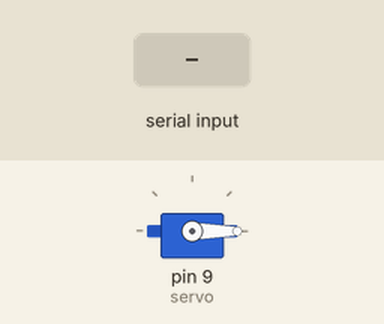
Bench run of a sketch on a simulated Arduino Uno, built with avr-gcc and run on an emulated ATmega328P. Shown: servo. The inputs (shaded band) are chosen by the test bench. What the sketch prints to the serial monitor is not drawn.

Above: at 7.2 s.
7.3 s: "90,45\n" received over Serial
At 10.12 s:
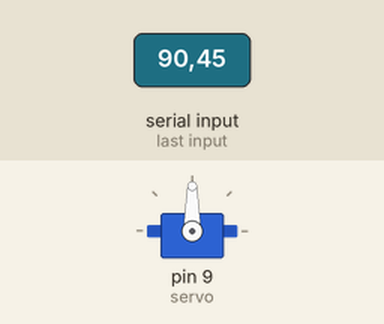
10.3 s: "200\n" received over Serial
At 10.82 s:
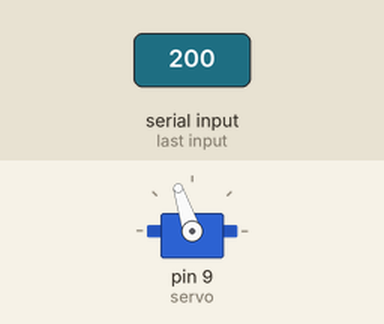
13.3 s: "30,150\n" received over Serial
At 18.3 s:
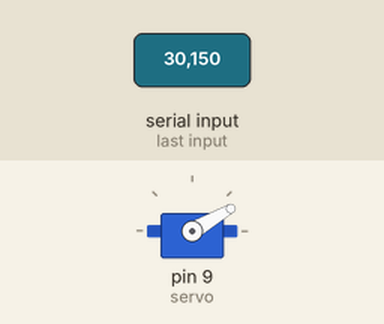
Timing chart, 0 to 19.8 s (numbered marks = the images above; inputs shaded):
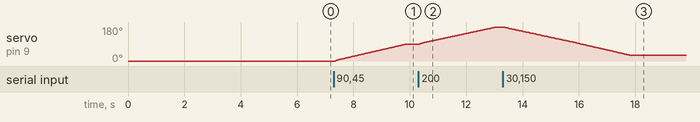

Measured:
- after the input at 7.3 s, servo on pin 9 (servo): moves from 0° to 90° over 2.5 s, starting after 0.05 s
- after the input at 10.3 s, servo on pin 9 (servo): moves from 90° to 180° over 2.7 s, starting at once
- after the input at 13.3 s, servo on pin 9 (servo): moves from 180° to 30° over 4.5 s, starting after 0.05 s

The sketch:

servo_input.ino
```cpp
#include <Servo.h>

Servo servo;
int tmp = 0, tmp_pre = 0;
int input;

void setup() {
  Serial.begin(9600);

  // 서보 모터에 전원을 제공하지 않습니다.
  delay(5000); // 서보 모터가 초기 위치로 이동하는 것을 방지하기 위한 딜레이

  // 서보 모터를 디지털 핀 9에 연결합니다.
  servo.attach(9);
  // attach 함수 호출 후 서보 모터의 위치를 원하는 각도로 설정합니다.
  servo.write(0); // 서보 모터를 0도 위치로 이동
  delay(1000); // 강제로 이동한 후에 잠시 대기합니다.
}

void loop() {
  // put your main code here, to run repeatedly:
  while (Serial.available() > 0) {
    String input_str = Serial.readStringUntil('\n');
    tmp_pre = tmp;
    tmp = input_str.toInt();
    if (tmp > 180) tmp = 180;
    else if (tmp < 0) tmp = 0;

    if (tmp > tmp_pre) {
      for (int i = tmp_pre; i <= tmp; i++) {
        input = i;
        delay(20);
        servo.write(input);
        Serial.print(" 입력 값 : ");
        Serial.print(input);
        Serial.print(" i값 : ");
        Serial.println(i);
      }
    }
    else if (tmp < tmp_pre) {
      for (int i = tmp_pre; i >= tmp; i--) {
        input = i;
        delay(20);
        servo.write(input);
        Serial.print(" 입력 값 : ");
        Serial.print(input);
        Serial.print(" i값 : ");
        Serial.println(i);
      }
    }
    else {
      // tmp와 tmp_pre가 같을 때의 처리 (변경사항이 없을 때)
    }
  }
}
```
